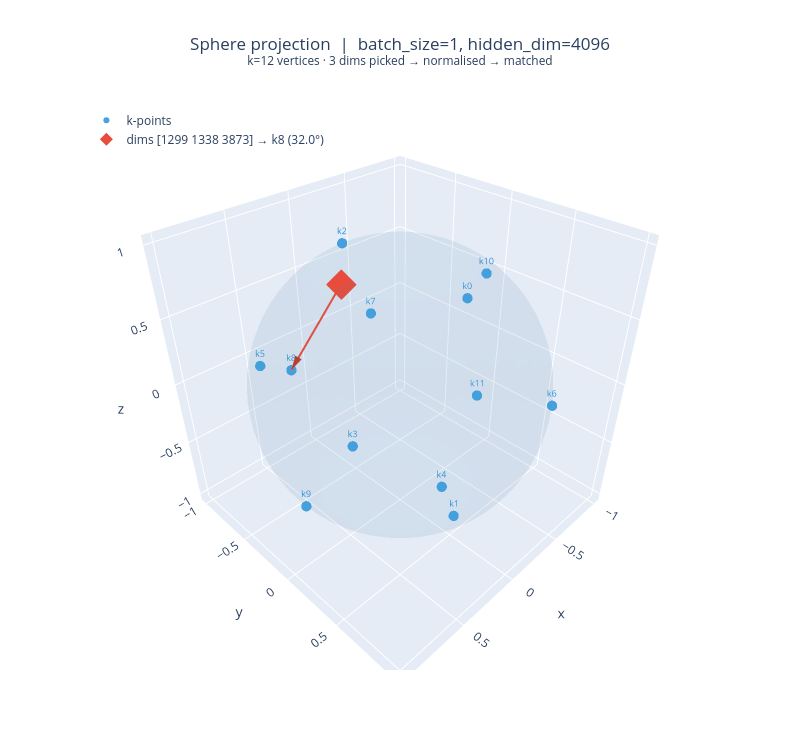

Notebook code cell kept with this figure:
### Code cell
POINT_COLOR   = '#e74c3c'
KPOINT_COLOR  = '#3498db'

traces = []

# unit sphere surface
u = np.linspace(0, 2 * np.pi, 60)
v = np.linspace(0, np.pi, 40)
traces.append(go.Surface(
    x=np.outer(np.cos(u), np.sin(v)),
    y=np.outer(np.sin(u), np.sin(v)),
    z=np.outer(np.ones(len(u)), np.cos(v)),
    opacity=0.06,
    colorscale=[[0, 'steelblue'], [1, 'steelblue']],
    showscale=False,
    hoverinfo='skip',
    name='unit sphere',
    contours=dict(
        x=dict(highlight=False),
        y=dict(highlight=False),
        z=dict(highlight=False),
    ),
))

# k-points
labels = [
        f'k{i}<br>({sphere_points[i,0]:.2f}, {sphere_points[i,1]:.2f}, {sphere_points[i,2]:.2f})'
        for i in range(k)
    ]
traces.append(go.Scatter3d(
    x=sphere_points[:, 0], y=sphere_points[:, 1], z=sphere_points[:, 2],
    mode='markers+text',
    marker=dict(size=6, color=KPOINT_COLOR, opacity=0.9),
    text=[f'k{i}' for i in range(k)],
    textposition='top center',
    textfont=dict(size=9, color=KPOINT_COLOR),
    hovertext=labels,
    hoverinfo='text',
    name='k-points',
))

# projected point
pt = projected_unit
closest = sphere_points[closest_index]
traces.append(go.Scatter3d(
    x=[pt[0]], y=[pt[1]], z=[pt[2]],
    mode='markers',
    marker=dict(size=10, color=POINT_COLOR, symbol='diamond', opacity=1.0),
    hovertext=[f'projected<br>dims: {random_dim_indices}<br>'
               f'({pt[0]:.3f}, {pt[1]:.3f}, {pt[2]:.3f})'],
    hoverinfo='text',
    name=f'dims {random_dim_indices} → k{closest_index} ({arc_dist:.1f}°)',
))

# line: projected → closest k-point
traces.append(go.Scatter3d(
    x=[pt[0], closest[0]], y=[pt[1], closest[1]], z=[pt[2], closest[2]],
    mode='lines',
    line=dict(color=POINT_COLOR, width=4),
    showlegend=False,
    hoverinfo='skip',
))

# arrowhead cone at the closest k-point
traces.append(go.Cone(
    x=[closest[0]], y=[closest[1]], z=[closest[2]],
    u=[closest[0] - pt[0]], v=[closest[1] - pt[1]], w=[closest[2] - pt[2]],
    sizemode='absolute', sizeref=0.08,
    colorscale=[[0, POINT_COLOR], [1, POINT_COLOR]],
    showscale=False,
    hoverinfo='skip',
    anchor='tip',
))

fig = go.Figure(traces)
fig.update_layout(
    title=dict(
        text=(f'Sphere projection  |  batch_size={batch_size}, hidden_dim={hidden_dim}<br>'
              f'<sup>k=12 vertices · 3 dims picked → normalised → matched</sup>'),
        x=0.5,
    ),
    legend=dict(x=0.01, y=0.99),
    width=800, height=750,
)
fig.show()

### Figure 1 — Plotly figure (JSON) as saved in the notebook; plotly's stock layout.template omitted (floating-point values rounded to 4 significant figures; data arrays with more than 128 entries replaced by an {"elided": "..."} marker saying what was removed)
{"data": [{"colorscale": [[0, "steelblue"], [1, "steelblue"]], "contours": {"x": {"highlight": false}, "y": {"highlight": false}, "z": {"highlight": false}}, "hoverinfo": "skip", "name": "unit sphere", "opacity": 0.06, "showscale": false, "type": "surface", "x": {"elided": "60x40 float values"}, "y": {"elided": "60x40 float values"}, "z": {"elided": "60x40 float values"}}, {"hoverinfo": "text", "hovertext": ["k0<br>(0.00, 0.53, 0.85)", "k1<br>(0.00, 0.53, -0.85)", "k2<br>(0.00, -0.53, 0.85)", "k3<br>(0.00, -0.53, -0.85)", "k4<br>(0.53, 0.85, 0.00)", "k5<br>(0.53, -0.85, 0.00)", "k6<br>(-0.53, 0.85, 0.00)", "k7<br>(-0.53, -0.85, 0.00)", "k8<br>(0.85, 0.00, 0.53)", "k9<br>(0.85, 0.00, -0.53)", "k10<br>(-0.85, 0.00, 0.53)", "k11<br>(-0.85, 0.00, -0.53)"], "marker": {"color": "#3498db", "opacity": 0.9, "size": 6}, "mode": "markers+text", "name": "k-points", "text": ["k0", "k1", "k2", "k3", "k4", "k5", "k6", "k7", "k8", "k9", "k10", "k11"], "textfont": {"color": "#3498db", "size": 9}, "textposition": "top center", "type": "scatter3d", "x": [0.0, 0.0, 0.0, 0.0, 0.5257, 0.5257, -0.5257, -0.5257, 0.8507, 0.8507, -0.8507, -0.8507], "y": [0.5257, 0.5257, -0.5257, -0.5257, 0.8507, -0.8507, 0.8507, -0.8507, 0.0, 0.0, 0.0, 0.0], "z": [0.8507, -0.8507, 0.8507, -0.8507, 0.0, 0.0, 0.0, 0.0, 0.5257, -0.5257, 0.5257, -0.5257]}, {"hoverinfo": "text", "hovertext": ["projected<br>dims: [1299 1338 3873]<br>(0.443, -0.023, 0.896)"], "marker": {"color": "#e74c3c", "opacity": 1, "size": 10, "symbol": "diamond"}, "mode": "markers", "name": "dims [1299 1338 3873] → k8 (32.0°)", "type": "scatter3d", "x": [0.4426], "y": [-0.02344], "z": [0.8964]}, {"hoverinfo": "skip", "line": {"color": "#e74c3c", "width": 4}, "mode": "lines", "showlegend": false, "type": "scatter3d", "x": [0.4426, 0.8507], "y": [-0.02344, 0], "z": [0.8964, 0.5257]}, {"anchor": "tip", "colorscale": [[0, "#e74c3c"], [1, "#e74c3c"]], "hoverinfo": "skip", "showscale": false, "sizemode": "absolute", "sizeref": 0.08, "type": "cone", "u": [0.408], "v": [0.02344], "w": [-0.3707], "x": [0.8507], "y": [0], "z": [0.5257]}], "layout": {"height": 750, "legend": {"x": 0.01, "y": 0.99}, "title": {"text": "Sphere projection  |  batch_size=1, hidden_dim=4096<br><sup>k=12 vertices · 3 dims picked → normalised → matched</sup>", "x": 0.5}, "width": 800}}
